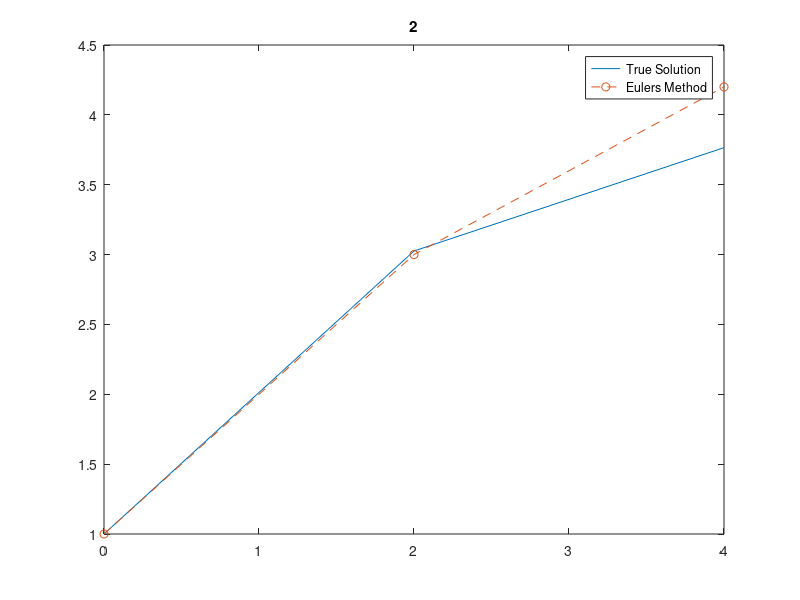

Write the MATLAB code that produced this figure.
%% Euler.m
% A MATLAB/Octave script file that implements Euler's method to
% numerically solve 
%    y(t0)=y0,  y'(t)=f(t,y)
% on the interval [t0, tN]
% WRITTEN BY: Niall Madden, NUI Galway. Niall.Madden@NUIGalway.ie
% DATE:     24 October 2019
% FOR:      MA385/MA530, Lab 2.
% See also: http://www.maths.nuigalway.ie/MA385/

clear;  % clear any old  variables

f = @(t,y)(y./(1 + t.^2));
y = @(t)(exp(atan(t)));

fprintf('\n--------------------------\n');
fprintf(' ----  Eulers Method  ----\n');
fprintf(' ----  MA385 - Lab 2  ----\n');

t0=0; % initial time
y0=1; % Initial value: y(t0)=y0
T=4;  % final time

n = 2; % <--- This is the number of points used.
h = (T-t0)/n;  % h=t_k-t_{k-1}

t=t0:h:T;    % time steps

Y(1)=y0;

%% The method:
for i=1:n
    Y(i+1) = Y(i) + h*f(t(i), Y(i));
end

%% Compute and display errors
Error = abs(Y(n+1) - y(T));
fprintf('n=%d \n', n); 
fprintf('y(n)=%f\n',  Y(n+1));
fprintf('Error=%e\n', Error);
     
plot(t,y(t), t,Y, '--o');
title(n);
legend('True Solution','Eulers Method');
